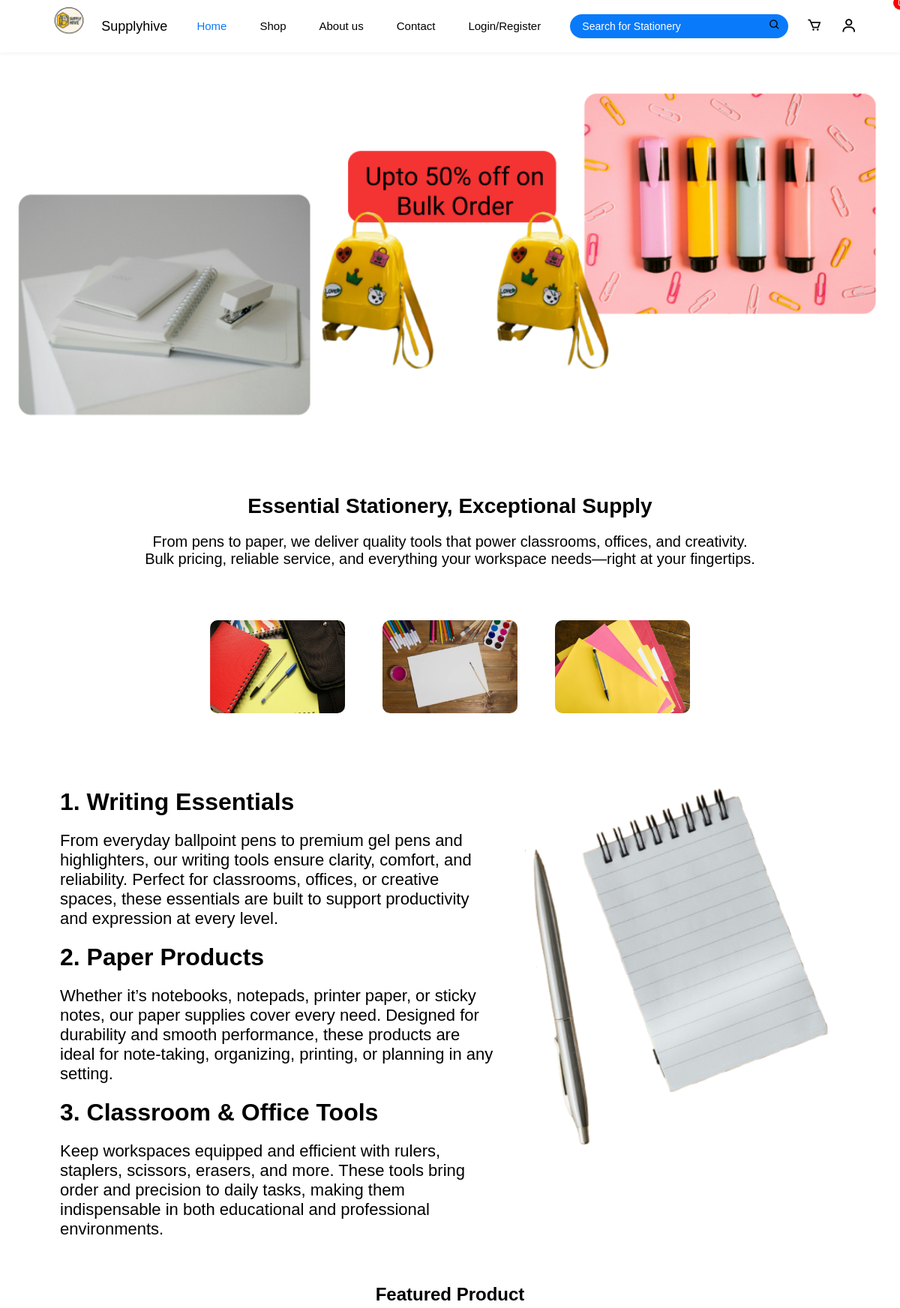
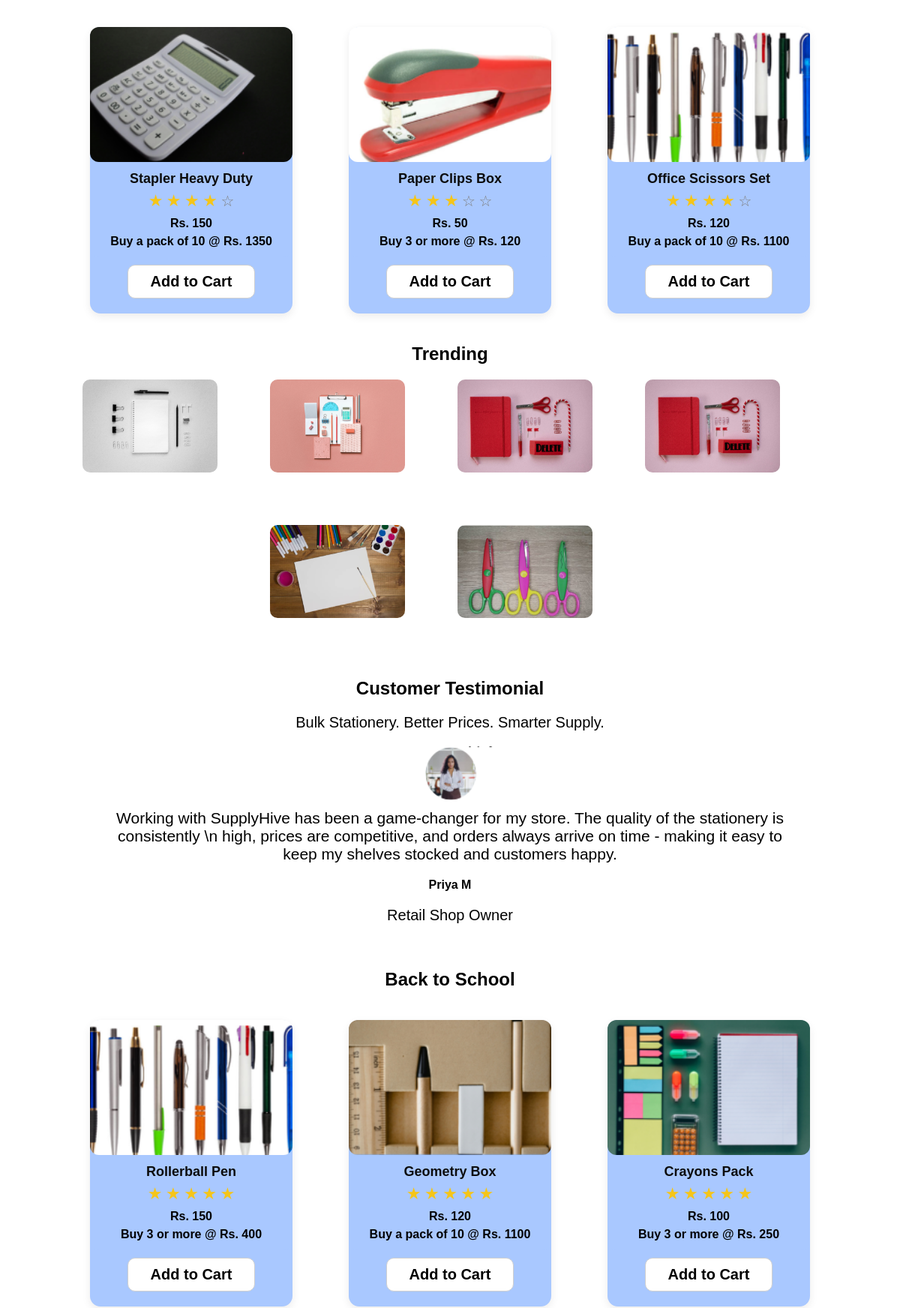
The page / (upper part) on the database its author committed (2 pictures, top to bottom).
### mainapp/models.py (models this page shows, shortened)
class Banner(models.Model):
    image = models.ImageField(upload_to='banners/')

class StationeryImage(models.Model):
    image = models.ImageField(upload_to='stationery/')

class RightSectionImage(models.Model):
    image = models.ImageField(upload_to='right_section/')

class FeaturedProduct(models.Model):
    product = models.ForeignKey('Product', on_delete=models.CASCADE)
    order = models.PositiveIntegerField(default=0)
    class Meta:
        ordering = ['order']

class Product(models.Model):
    category = models.ForeignKey(Category, on_delete=models.CASCADE, related_name="products")
    name = models.CharField(max_length=200)
    image = models.ImageField(upload_to="products/")
    price_single = models.DecimalField(max_digits=10, decimal_places=2)
    price_pack10 = models.DecimalField(max_digits=10, decimal_places=2, null=True, blank=True)
    price_3plus  = models.DecimalField(max_digits=10, decimal_places=2, null=True, blank=True)
    rating = models.PositiveSmallIntegerField(default=0)  # 0..5
    one_line_heading = models.CharField(max_length=250, blank=True, null=True)
    description = models.TextField()
    key_features = models.TextField(help_text="Enter features separated by new lines")

class TrendingImage(models.Model):
    image = models.ImageField(upload_to='trending/')

class Testimonial(models.Model):
    heading = models.CharField(max_length=200, default="Customer Testimonial")
    subtitle = models.CharField(max_length=200, default="Bulk Stationery. Better Prices. Smarter Supply.")
    profile_image = models.ImageField(upload_to='testimonials/')
    text = models.TextField()
    customer_name = models.CharField(max_length=100)
    designation = models.CharField(max_length=100)

class BackToSchoolProduct(models.Model):
    product = models.ForeignKey('Product', on_delete=models.CASCADE)
    order = models.PositiveIntegerField(default=0)
    class Meta:
        ordering = ['order']

### mainapp/views.py (the view)
# urls.py: path('', views.home, name='home'),
def home(request):
    banner = Banner.objects.first()
    stationery_images = StationeryImage.objects.all()[:3]   # only 3
    right_section_image = RightSectionImage.objects.first()
    trending_images = TrendingImage.objects.all()[:6]       # only 6
    testimonial = Testimonial.objects.first()
    team_members = TeamMember.objects.all()
    featured_products = FeaturedProduct.objects.select_related('product')[:3]
    back_to_school_products = BackToSchoolProduct.objects.select_related('product')[:3]
    context = {
        'banner': banner,
        'stationery_images': stationery_images,
        'right_section_image': right_section_image,
        'trending_images': trending_images,
        'testimonial': testimonial,
        'team_members': team_members,
        'featured_products': featured_products,
        'back_to_school_products': back_to_school_products,
    }
    return render(request, 'home.html', context)

### mainapp/context_processors.py (called while the page is built)
def cart_badge(request):
    if request.user.is_authenticated:
        cart, created = Cart.objects.get_or_create(user=request.user)
        return {"cart_item_count": cart.total_quantity()}
    return {"cart_item_count": 0}

### mainapp/templates/home.html (shortened to what this page needs)
{% extends 'base.html' %}
{% load static %}
{% block content %}
  <link rel="stylesheet" href="{% static 'css/home.css' %}">
    <link rel="stylesheet" href="{% static 'css/shop.css' %}">
{% if banner %}
<div class="banner">
    <img src="{{ banner.image.url }}" alt="Banner">
</div>
{% endif %}
<section class="stationery-section">
    <h2>Essential Stationery, Exceptional Supply</h2>
    <p>From pens to paper, we deliver quality tools that power classrooms, offices, and creativity.</p>
    <p>Bulk pricing, reliable service, and everything your workspace needs—right at your fingertips.</p>
    <div class="stationery-images">
        {% for img in stationery_images %}
        <img src="{{ img.image.url }}" alt="Stationery">
        {% endfor %}
    </div>
</section>
<section class="content-section">
    <div class="left-content">
        <h3>1. Writing Essentials</h3>
        <p>From everyday ballpoint pens to premium gel pens and highlighters, our writing tools ensure clarity, comfort, and reliability. Perfect for classrooms, offices, or creative spaces, these essentials are built to support productivity and expression at every level.</p>
        <h3>2. Paper Products</h3>
        <p>Whether it’s notebooks, notepads, printer paper, or sticky notes, our paper supplies cover every need. Designed for durability and smooth performance, these products are ideal for note-taking, organizing, printing, or planning in any setting.</p>
        <h3>3. Classroom & Office Tools</h3>
        <p>Keep workspaces equipped and efficient with rulers, staplers, scissors, erasers, and more. These tools bring order and precision to daily tasks, making them indispensable in both educational and professional environments.</p>
    </div>
    <div class="right-image">
        {% if right_section_image %}
        <img src="{{ right_section_image.image.url }}" alt="Right Section">
        {% endif %}
    </div>
</section>
<section class="featured-section">
    <h2>Featured Product</h2>
    <div class="product-flex">
        {% for fp in featured_products %}
        {% with p=fp.product %}
            <div class="p-card">
                <a class="p-img-wrap" href="{% url 'product_detail' p.id %}">
                    <img src="{{ p.image.url }}" alt="{{ p.name }}">
                </a>
                <div class="p-info">
                    <h4 class="p-name">{{ p.name }}</h4>
                    <div class="stars">
                        {% for i in "12345"|make_list %}
                            {% if forloop.counter <= p.rating %}
                                <span class="star filled">★</span>
                            {% else %}
                                <span class="star">☆</span>
                            {% endif %}
                        {% endfor %}
                    </div>
                    <div class="p-price">Rs. {{ p.price_single|floatformat:"-2" }}</div>
                    {% if p.price_pack10 %}
                        <div class="p-offer"><strong>Buy a pack of 10</strong> @ Rs. {{ p.price_pack10|floatformat:"-2" }}</div>
                    {% elif p.price_3plus %}
                        <div class="p-offer"><strong>Buy 3 or more</strong> @ Rs. {{ p.price_3plus|floatformat:"-2" }}</div>
                    {% endif %}
                </div>
                <button class="btn-add" onclick="alert('Product added to cart');">Add to Cart</button>
            </div>
        {% endwith %}
        {% endfor %}
    </div>
</section>
<section class="trending-section">
    <h2>Trending</h2>
    <div class="trending-images">
        {% for timg in trending_images %}
        <img src="{{ timg.image.url }}" alt="Trending">
        {% endfor %}
    </div>
</section>
{% if testimonial %}
<section class="testimonial-section">
    <h2>{{ testimonial.heading }}</h2>
    <p>{{ testimonial.subtitle }}</p>
    <div class="testimonial-content">
        <img src="{{ testimonial.profile_image.url }}" alt="Customer" class="testimonial-img">
        <blockquote>
            {{ testimonial.text }}
        </blockquote>
        <h4>{{ testimonial.customer_name }}</h4>
        <p>{{ testimonial.designation }}</p>
    </div>
</section>
<section class="school-section">
    <h2>Back to School</h2>
    <div class="product-flex">
        {% for bsp in back_to_school_products %}
        {% with p=bsp.product %}
            <div class="p-card">
                <a class="p-img-wrap" href="{% url 'product_detail' p.id %}">
                    <img src="{{ p.image.url }}" alt="{{ p.name }}">
                </a>
                <div class="p-info">
                    <h4 class="p-name">{{ p.name }}</h4>
                    <div class="stars">
                        {% for i in "12345"|make_list %}
                            {% if forloop.counter <= p.rating %}
                                <span class="star filled">★</span>
                            {% else %}
                                <span class="star">☆</span>
                            {% endif %}
                        {% endfor %}
                    </div>
                    <div class="p-price">Rs. {{ p.price_single|floatformat:"-2" }}</div>
                    {% if p.price_pack10 %}
                        <div class="p-offer"><strong>Buy a pack of 10</strong> @ Rs. {{ p.price_pack10|floatformat:"-2" }}</div>
                    {% elif p.price_3plus %}
                        <div class="p-offer"><strong>Buy 3 or more</strong> @ Rs. {{ p.price_3plus|floatformat:"-2" }}</div>
                    {% endif %}
                </div>
                <button class="btn-add" onclick="alert('Product added to cart');">Add to Cart</button>
            </div>
        {% endwith %}
        {% endfor %}
    </div>
</section>
{% endif %}
{% endblock %}

### mainapp/static/css/style.css (style rules this page uses)
* { margin: 0; padding: 0; box-sizing: border-box; font-family: Arial, Helvetica, sans-serif; }
body { background: #fff; color: #000; }
a { text-decoration: none; color: inherit; }

### mainapp/static/css/auth.css (style rules this page uses)
.banner { margin-top: 100px; border-radius: 30px; }
.banner img { width: 100%; height: 300px; object-fit: cover; margin-bottom: 25px; border-radius: 10px; }

### mainapp/static/css/home.css (style rules this page uses)
.banner img { width: 100%; height: auto; display: block; margin-top: 100px; }
.stationery-section { text-align: center; padding: 40px 20px; }
.stationery-section h2 { font-size: 28px; font-weight: bold; margin-bottom: 20px; }
.stationery-section p { font-size: 20px; }
.stationery-images { display: flex; justify-content: center; gap: 50px; margin-top: 70px; }
.stationery-images img { width: 350px; height: auto; border-radius: 10px; }
.content-section { display: flex; justify-content: space-between; padding: 40px 20px; gap: 40px; width: 90%; margin:auto; }
.left-content { margin-top: 20px; }
.left-content h3 { font-size: 32px; }
.left-content p { font-size: 22px; margin-bottom: 20px; margin-top: 20px; }
.right-image img { border-radius: 10px; }
.featured-section,.school-section { text-align: center; width: 80%; margin: auto; }
.featured-section h2,.school-section h2 { margin-bottom: 40px; }
.trending-section { text-align: center; padding: 40px 20px; }
.trending-images { margin-top: 20px; display: flex; flex-wrap: wrap; justify-content: center; gap: 70px; width: calc((100% - 50px) ); }
.trending-images img { width: 300px; height: auto; border-radius: 10px; }
.testimonial-section { text-align: center; padding: 40px 20px; }
.testimonial-section p { margin-bottom: 20px; margin-top: 20px; font-size: 20px; }
.testimonial-content { width: 80%; margin: auto; }
.testimonial-content blockquote { font-size: 21px; margin-bottom: 20px; }
.testimonial-img { width: 120px; height: 80px; }
@media (min-width: 1024px) and (max-width: 1300px) { .stationery-images img, .trending-images img { width: 180px; } }

### mainapp/static/css/shop.css (style rules this page uses)
.product-flex { display: flex; flex-wrap: wrap; gap: 75px; }
.p-card { background: #ffffff; border-radius: 14px; box-shadow: 0 4px 12px rgba(0,0,0,.08); flex-direction: column; background: #a9c8ff; align-items: center; text-align: center; max-width: 270px; }
.p-img-wrap { display: block; border-radius: 12px; overflow: hidden; }
.p-img-wrap img { width:100%; height: 180px; object-fit: cover; display:block; }
.p-info { background: #a9c8ff; border-radius: 12px; padding: 12px; }
.p-name { margin: 0 0 6px; font-size: 18px; font-weight: 700; color: #0c0c0c; }
.stars { margin: 2px 0 8px; }
.star { font-size: 20px; color:grey; }
.star.filled { color: #f5c518;font-size: 22px; }
.p-price { font-weight: 700; margin-bottom: 6px; }
.p-offer { font-size: 16px; font-weight: 700; }
.btn-add { margin-top: 10px; padding: 10px 30px; background: #fff; border: 1px solid #cfcfcf; border-radius: 10px; font-weight: 700; cursor: pointer; font-size: 20px; margin-bottom: 20px; }
@media (min-width: 1024px) and (max-width: 1300px) { .p-card { width: calc((100% - 36px) / 3); } }

### rows shown on the page
Banner: image (picture)
StationeryImage: image (picture)
StationeryImage: image (picture)
StationeryImage: image (picture)
RightSectionImage: image (picture)
FeaturedProduct: product.image (picture), product.name "Stapler Heavy Duty", product.price_single "150", product.price_pack10 "1350"
FeaturedProduct: product.image (picture), product.name "Paper Clips Box", product.price_single "50", product.price_3plus "120"
FeaturedProduct: product.image (picture), product.name "Office Scissors Set", product.price_single "120", product.price_pack10 "1100"
TrendingImage: image (picture)
TrendingImage: image (picture)
TrendingImage: image (picture)
TrendingImage: image (picture)
TrendingImage: image (picture)
TrendingImage: image (picture)
Testimonial: heading "Customer Testimonial", subtitle "Bulk Stationery. Better Prices. Smarter Supply.", profile_image (picture), text "Working with SupplyHive has been a game-changer for my store. The quality of the stationery is consistently \\n high, prices are competitive, and orders always arrive on time - making it easy to keep my shelves stocked and customers happy.", customer_name "Priya M", designation "Retail Shop Owner"
BackToSchoolProduct: product.image (picture), product.name "Rollerball Pen", product.price_single "150", product.price_3plus "400"
BackToSchoolProduct: product.image (picture), product.name "Geometry Box", product.price_single "120", product.price_pack10 "1100"
BackToSchoolProduct: product.image (picture), product.name "Crayons Pack", product.price_single "100", product.price_3plus "250"
